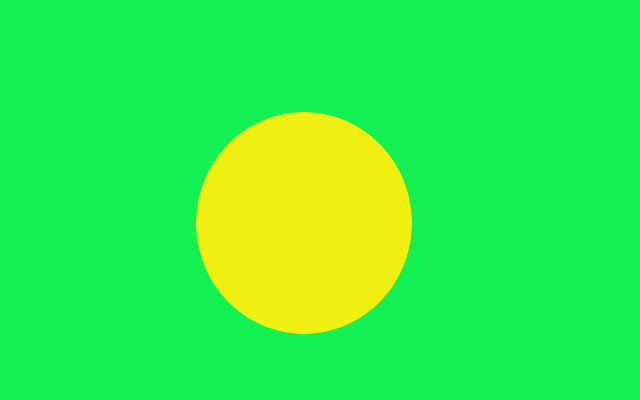
//> input picture code/assets/simple.png, 640 x 400 px
$ ./main ../assets/simple.png ../assets/simple.png out.png   (built with g++ and OpenCV 4)
//> lines starting //> are read from the running program, lines starting //| are printed output that depends on the picture; after the words box and inside, x2 and y2 are one past the last pixel; in counts of white or black regions, pixels touching at a corner belong together
//Project 1
//References:
//https://stackoverflow.com/questions/11071509/opencv-convert-scalar-to-float-or-double-type
//https://www.geeksforgeeks.org/flood-fill-algorithm-implement-fill-paint/
//https://docs.opencv.org/2.4.13.7/doc/tutorials/imgproc/imgtrans/sobel_derivatives/sobel_derivatives.html

#include <opencv2/opencv.hpp>


using namespace cv;
using namespace std;

class Edge
{
public:
  int source;
  int sink;
  int weight;
  bool fromSource;
  bool fromSink;


    // [8 lines left out: function Edge, not called in this run]
};

class Vertex
{
public:
  // [4 lines left out: function addEdge, not called in this run]
  vector < Edge > edges;
  int vertex;
  int parentVertex;
  bool source;
  bool sink;
  bool visited;

  // [8 lines left out: function Vertex, not called in this run]
};

// [6 lines left out: function addEdge, not called in this run]

Mat finalImg;
int adjacencyMatrix[1000][500];
int v[1000][500];

// [18 lines left out: function flood, not called in this run]


int
main (int argc, char **argv)
{
  if (argc != 4)
    {
      cout << "Usage: ../seg input_image initialization_file output_mask" <<
	endl;
      return -1;
    }

  // Load the input image
  // the image should be a 3 channel image by default but we will double check that in teh seam_carving
  Mat in_image;
  in_image = imread (argv[1] /*, CV_LOAD_IMAGE_COLOR */ );
//> in_image is the input picture: 400 rows x 640 cols, CV_8UC3; mean B, G, R 71.8, 240.6, 50.7

  if (!in_image.data)
    {
      cout << "Input Image not accessible. Not ablet ot load." << endl;
      return -1;
    }

  if (in_image.channels () != 3)
    {
      cout << "Image does not have 3 channels! " << in_image.depth () << endl;
      return -1;
    }

Mat sourceImage = in_image.clone();
  // the output image
  Mat out_image = in_image.clone ();

  ifstream f (argv[2]);
  if (!f)
    {
      cout << "Not able to load the config file." << endl;
      return -1;
    }

  int width = in_image.cols;
//> width = 640
  int height = in_image.rows;
//> height = 400
  int numberPixels = height * width;
//> numberPixels = 256000

  Mat gradient_image;

  GaussianBlur (sourceImage, sourceImage, Size (3, 3), 0, 0, BORDER_DEFAULT);
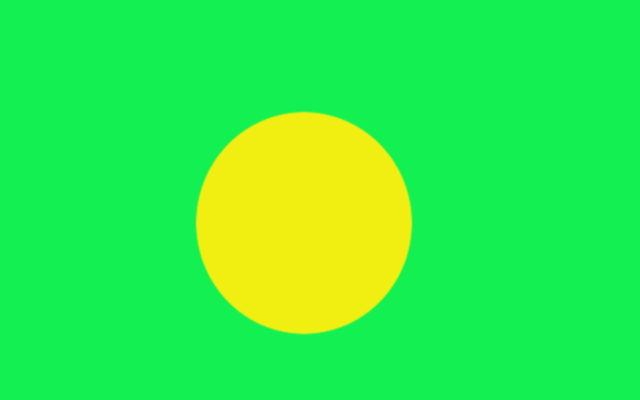
//> sourceImage: 400 rows x 640 cols, CV_8UC3; 0.9% of pixels changed, all inside (x1, y1, x2, y2) = (195, 111, 413, 335)
Mat gradient;
Mat grad_x, grad_y;
    Mat abs_grad_x, abs_grad_y;
    Scharr( sourceImage, grad_x, CV_16S, 1, 0, 1, 0, BORDER_DEFAULT );
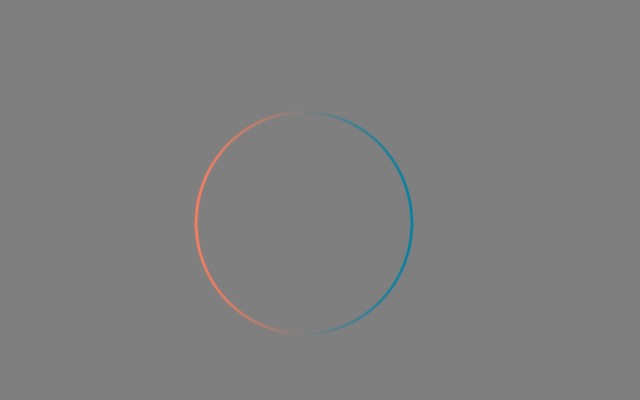
//> grad_x: 400 rows x 640 cols, CV_16SC3; mean B, G, R 0, 0, 0; drawn with min black and max white
    convertScaleAbs( grad_x, abs_grad_x );
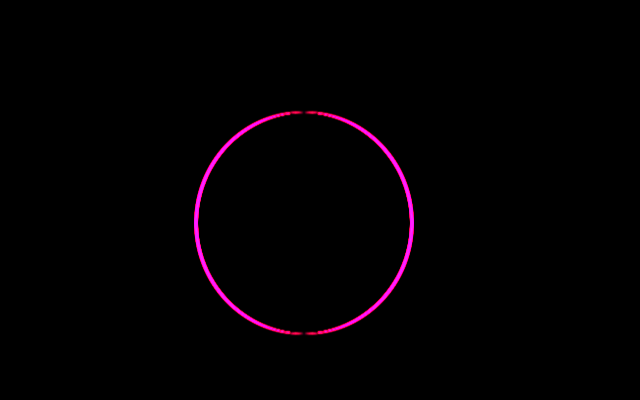
//> abs_grad_x: 400 rows x 640 cols, CV_8UC3; mean B, G, R 2.2, 0.2, 2.9
    Scharr( sourceImage, grad_y, CV_16S, 0, 1, 1, 0, BORDER_DEFAULT );
    convertScaleAbs( grad_y, abs_grad_y );
    addWeighted( abs_grad_x, 0.5, abs_grad_y, 0.5, 0, gradient );


cvtColor (gradient, gradient_image, COLOR_BGR2GRAY);
//normalize(gradient_image,gradient_image,0,255, NORM_MINMAX,CV_8UC1);

//Adjacency Matrix

//vector<Vertex> adjacencyMatrix(numberPixels+2,Vertex());

//Weight Assignment:


  out_image = gradient.clone ();

  //int adjacencyMatrix[height][width];

  for (int i = 0; i < width; i++)
    {

      for (int j = 0; j < height; j++)
    {


//int intensity = abs(out_image.at<uchar>(j,i));
	 // if (Scalar.val(intensity) < 100)

Vec3b pixel = out_image.at < Vec3b > (j, i);

      if (pixel[0] < 100 && pixel[1] < 100 && pixel[2] < 100)

//cout<<"intensity"<<intensity;
//if(intensity < 100)
 {
	      adjacencyMatrix[j][i] = INT_MAX;
	    }
	  else
	    {
	      adjacencyMatrix[j][i] = 0;
	    }
	}
}
cout<<"After Weight Part.";
      //Mat final_image;

      finalImg = Mat::zeros (out_image.rows, out_image.cols, CV_8UC3);

      int n;
      f >> n;
//> n = 0


for (int i = 0; i < height; ++i)
    {

      for (int j = 0; j < width; ++j){

int inten;
inten = 0;


int countForward = 0;
int countBackground = 0;
int intensityForward = 0;
int intensityBackground = 0;

}

}


cout<<"Pixel Parts";
int count = INT_MAX;
int x,y,t;
      // get the initil pixels
      for (int i = 0; i < n; ++i)
	{
	  f >> x >> y >> t;

      if (x < 0 || x >= width || y < 0 || y >= height)
        {
          cout << "I valid pixel mask!" << endl;
          return -1;
        }
     // int indexValue = y * width + x % width;

	  if (t == 1)
	    {
//int count = 21474834;

while(count > 1){
flood(x, y, height, width);
count--;
}
}
	}
//> this loop made 0 passes
//> after the loop, count = 2147483647
      imwrite (argv[3], out_image);
// [7 lines of commented-out code are left out]
      imwrite (argv[3], finalImg);

      // also display them both

      namedWindow ("Original image", WINDOW_AUTOSIZE);
      namedWindow ("Show Marked Pixels", WINDOW_AUTOSIZE);
      imshow ("Original image", in_image);
      imshow ("Show Marked Pixels", finalImg);
//	imshow ("Show Marked P22ixels 2", final_image);
      waitKey (0);
      return 0;
    }
